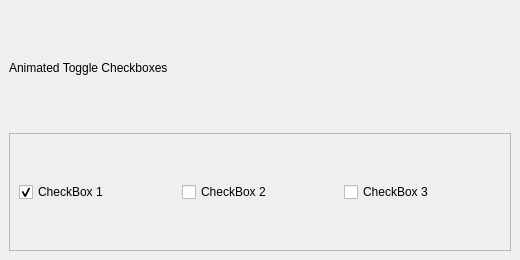
<?xml version='1.0' encoding='utf-8'?>
<ui version="4.0">
 <class>MainWindow</class>
 <widget class="QMainWindow" name="MainWindow">
  <property name="geometry">
   <rect>
    <x>0</x>
    <y>0</y>
    <width>520</width>
    <height>260</height>
   </rect>
  </property>
  <property name="windowTitle">
   <string>QCustomCheckBox Showcase</string>
  </property>
  <widget class="QWidget" name="centralwidget">
   <layout class="QVBoxLayout" name="verticalLayout">
    <property name="spacing">16</property>
    <property name="leftMargin">24</property>
    <property name="topMargin">24</property>
    <property name="rightMargin">24</property>
    <property name="bottomMargin">24</property>
    <item>
     <widget class="QLabel" name="titleLabel">
      <property name="text">
       <string>Animated Toggle Checkboxes</string>
      </property>
     </widget>
    </item>
    <item>
     <widget class="QFrame" name="card">
      <property name="frameShape">
       <enum>QFrame::StyledPanel</enum>
      </property>
      <property name="frameShadow">
       <enum>QFrame::Raised</enum>
      </property>
      <layout class="QHBoxLayout" name="horizontalLayout">
       <property name="spacing">20</property>
       <property name="leftMargin">20</property>
       <property name="topMargin">20</property>
       <property name="rightMargin">20</property>
       <property name="bottomMargin">20</property>
       <item>
        <widget class="QCustomCheckBox" name="checkBox_3">
         <property name="minimumSize">
          <size>
           <width>140</width>
           <height>28</height>
          </size>
         </property>
         <property name="text">
          <string>CheckBox 1</string>
         </property>
         <property name="checked">
          <bool>true</bool>
         </property>
         <property name="animationDuration" stdset="0">
          <number>500</number>
         </property>
         <property name="animationEasingCurve" stdset="0">
          <number>7</number>
         </property>
        </widget>
       </item>
       <item>
        <widget class="QCustomCheckBox" name="checkBox_2">
         <property name="minimumSize">
          <size>
           <width>140</width>
           <height>28</height>
          </size>
         </property>
         <property name="text">
          <string>CheckBox 2</string>
         </property>
        </widget>
       </item>
       <item>
        <widget class="QCustomCheckBox" name="checkBox">
         <property name="minimumSize">
          <size>
           <width>140</width>
           <height>28</height>
          </size>
         </property>
         <property name="text">
          <string>CheckBox 3</string>
         </property>
         <property name="animationDuration" stdset="0">
          <number>200</number>
         </property>
         <property name="animationEasingCurve" stdset="0">
          <number>0</number>
         </property>
        </widget>
       </item>
      </layout>
     </widget>
    </item>
   </layout>
  </widget>
 </widget>
 <customwidgets>
  <customwidget>
   <class>QCustomCheckBox</class>
   <extends>QCheckBox</extends>
   <header location="global">Custom_Widgets.QCustomCheckBox.h</header>
  </customwidget>
 <customwidget><class>QPushButton</class><extends>QPushButton</extends><header location="global">Custom_Widgets.Theme.h</header><container>1</container></customwidget><customwidget><class>QLabel</class><extends>QLabel</extends><header location="global">Custom_Widgets.Theme.h</header><container>1</container></customwidget></customwidgets>
 <connections />
</ui>
